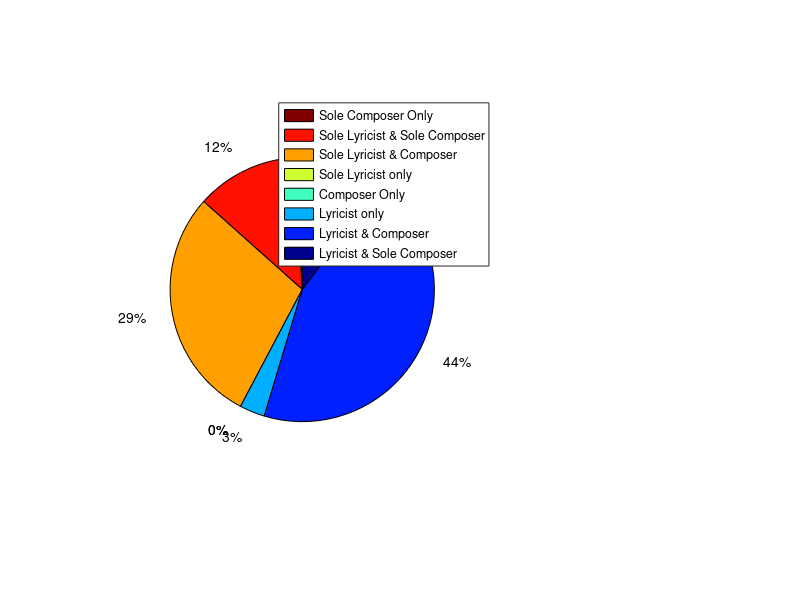

MATLAB code for this plot: (Note: this script raises an error after producing the figure.)
%%%%%%%%%%%%%%%%%%%%%%%%%%%%%%%%%%%%%%%%%%%%%%%%%%%%%%%%%%%%%%%%
% Project: Compilation of Song Credits (Album Song)
% Codes by @2PMGeek
%%%%%%%%%%%%%%%%%%%%%%%%%%%%%%%%%%%%%%%%%%%%%%%%%%%%%%%%%%%%%%%%

clearvars
close all

%%%%%%%%%%%%%%%%%%%%%%%%%%%%%%%%%%%%%%%%%%%%%%%%%%%%%%%%%%%%%%%%
%% Labels and Data
PM = {'JK', 'NK', 'TY', 'WY',  'JH', 'CS'};
PMf = {'Jun. K', 'Nichkhun', 'Taecyeon', 'Wooyoung',  'Junho', 'Chansung'};
crtype = {'Sole Composer Only',...
    'Sole Lyricist & Sole Composer',...
    'Sole Lyricist & Composer', ...
    'Sole Lyricist only',...
    'Composer Only',...
    'Lyricist only',...
    'Lyricist & Composer',...
    'Lyricist & Sole Composer',...
    };
ltype = {'Sole Lyricist', 'Lyricist', 'Not Invovled'};
ctype = {'Sole Composer', 'Composer', 'Not Invovled'};

% Data Matrix
% Row1: Solo Lyricist + Solo Composer
% Row2: Solo Lyricist + Composer
% Row3: Solo Lyricist
% Row4: Lyricist + Solo Composer
% Row5: Lyricist + Composer
% Row6: Lyricist
% Row7: Solo Composer
% Row8: Composer
% Col: Members
scredits = [12	0	12	0	3	0
    28	12	1	12	25	0
    0	1	0	1	0	2
    10	0	4	0	1	3
    43	4	20	31	80	14
    3	2	21	1	0	4
    1	0	0	0	0	0
    0	0	0	0	1	0]';
%%%%%%%%%%%%%%%%%%%%%%%%%%%%%%%%%%%%%%%%%%%%%%%%%%%%%%%%%%%%%%%%

%%%%%%%%%%%%%%%%%%%%%%%%%%%%%%%%%%%%%%%%%%%%%%%%%%%%%%%%%%%%%%%%
%% Plot Credits Breakdown
for si = 1:6
    figure
    % Plot all credit types
    subplot(4,6,[1:4,7:10,13:16,19:22])
    h1 = pie(scredits(si,[7,1,2,3,8,6,5,4]));
    colormap(gca, flipud(colormap(gca,'jet')))
    lg = legend(crtype);
    lg.Location = 'south outside';
    lg.Box = 'off';
    title(['Credits : ', PMf{si}, ' (', num2str(sum(scredits(si,:))), ')'])
    set(gca, 'FontSize', 16)
    % remove entries with 0
    th = findobj(h1,'Type','Text');
    isSmall = startsWith({th.String}, '0');
    set(th(isSmall),'String', '')
    
    % Plot lyricist credits
    subplot(4,6,[5:6,11:12])
    h2 = pie([sum(scredits(si,1:3)), sum(scredits(si,4:6)),...
        sum(scredits(si,7:8))]);
    colormap(gca, flipud(colormap(gca, 'spring')))
    lg = legend(ltype);
    lg.Location = 'south outside';
    lg.Box = 'off';
    title(['Lyrics : ', PM{si}])
    % remove entries with 0
    th = findobj(h2,'Type','Text');
    isSmall = startsWith({th.String}, '0');
    set(th(isSmall),'String', '')
    
    % Plot composer credits
    subplot(4,6,[17:18,23:24])
    h3 = pie([sum(scredits(si,[1,4])), sum(scredits(si,[2,5])),...
        sum(scredits(si,[3,6]))]);
    colormap(gca,'winter')
    lg = legend(ctype);
    lg.Location = 'south outside';
    lg.Box = 'off';
    title(['Composition : ', PM{si}])
    % remove entries with 0
    th = findobj(h3,'Type','Text');
    isSmall = startsWith({th.String}, '0');
    set(th(isSmall),'String', '')
end
%%%%%%%%%%%%%%%%%%%%%%%%%%%%%%%%%%%%%%%%%%%%%%%%%%%%%%%%%%%%%%%%